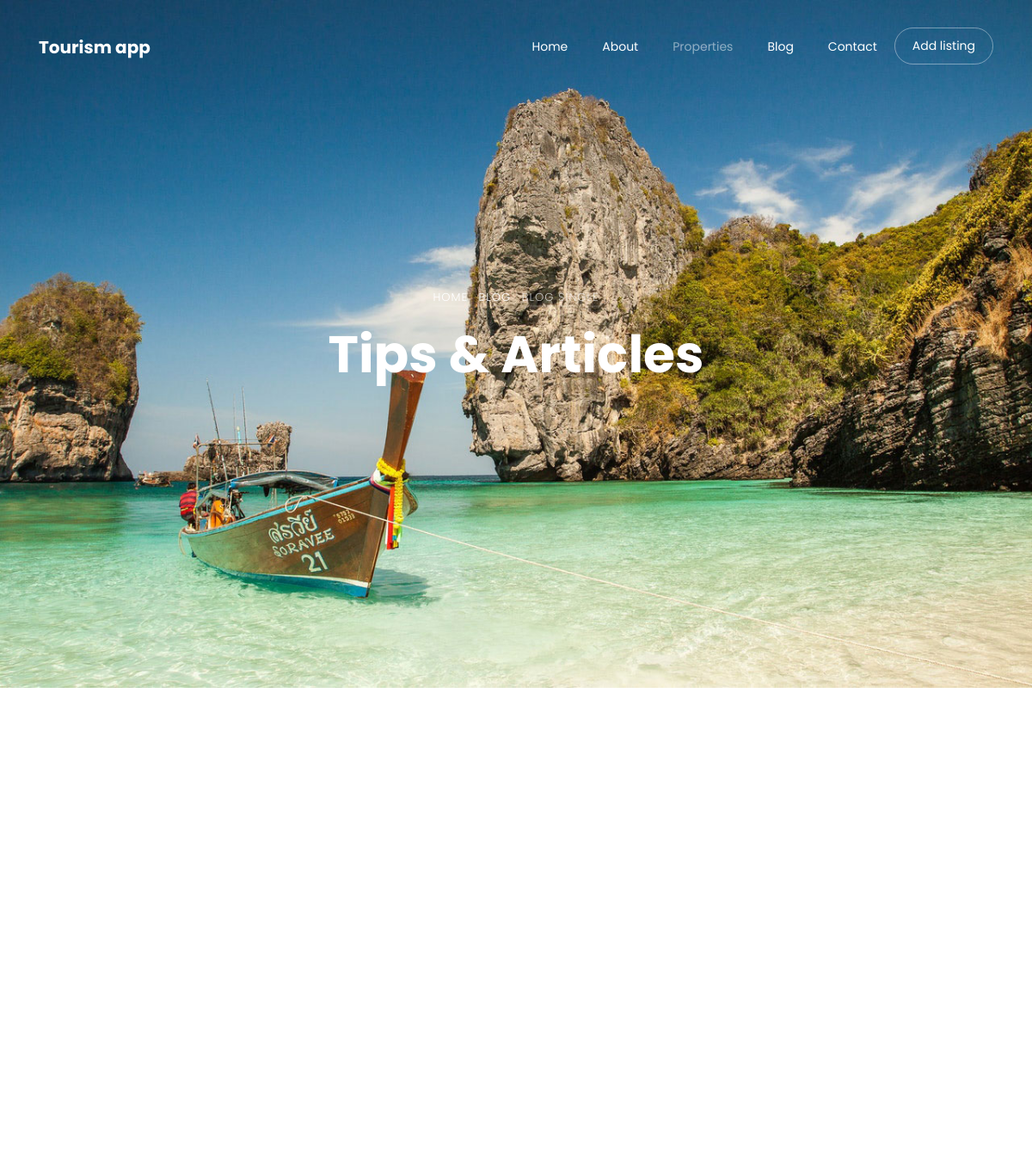
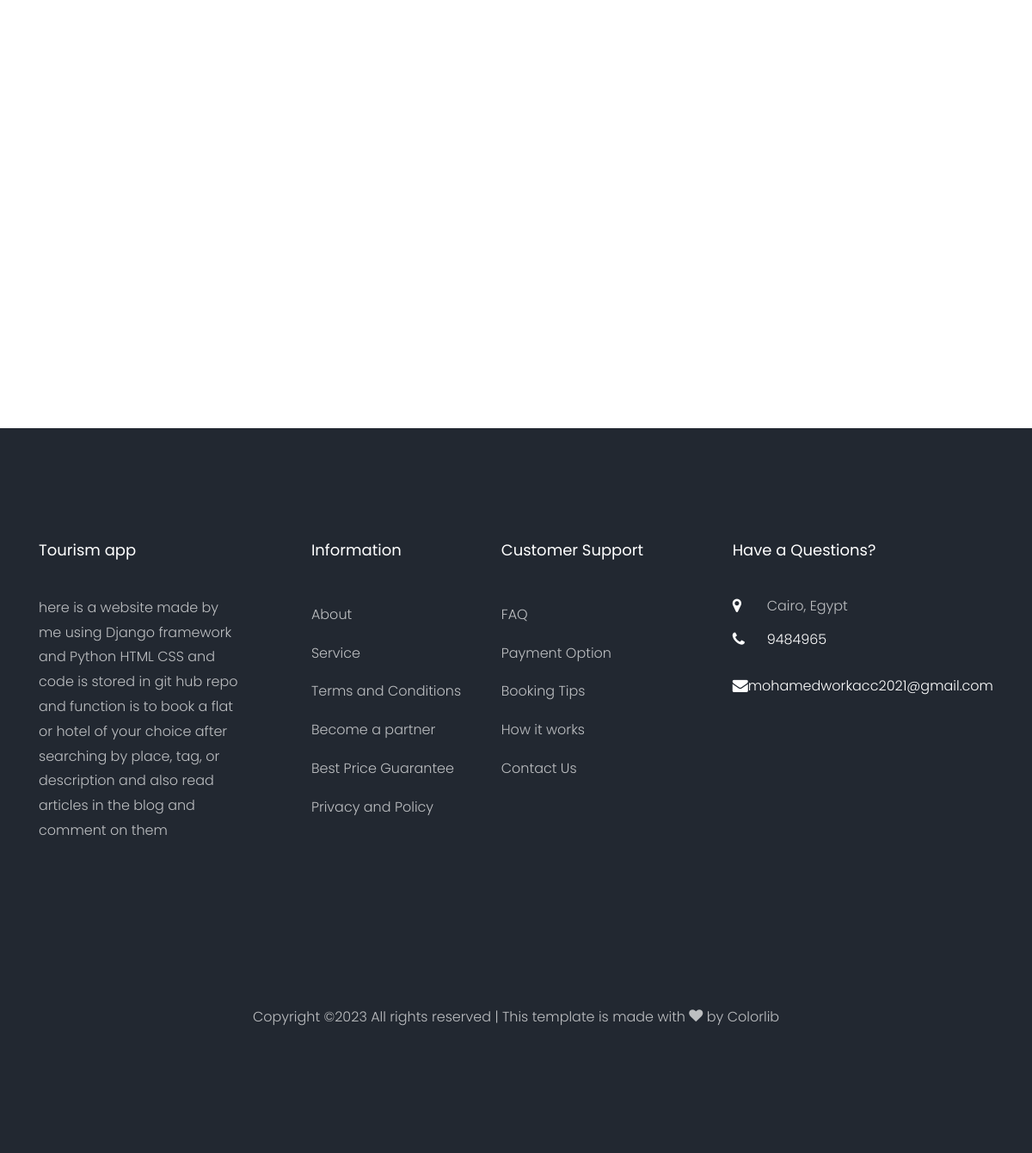
Screenshot of /blog/hotels-in-egypt with the database file from the repository (2 pictures, top to bottom).
### settings/models.py (models this page shows, shortened)
class Settings(models.Model):
    site_name = models.CharField(max_length=50)
    logo = models.ImageField(upload_to='settings/')
    phone_number = models.CharField (max_length=20)
    email = models.EmailField(max_length=254)
    description = models.TextField(max_length=300)
    fb_link = models.URLField(max_length=200)
    in_link = models.URLField(max_length=200)
    tw_link = models.URLField(max_length=200)
    address = models.CharField(max_length=200,default="Cairo, Egypt")

### blog/views.py (the view)
# urls.py: path('<slug:slug>', PostDetail.as_view(), name='post_detail'),
class PostDetail(DetailView):
    model = Post
    def get_context_data(self, **kwargs: Any):
        context = super().get_context_data(**kwargs)
        context["categories"] = Category.objects.all().annotate(post_count=Count('post_category'))
        context["tags"] = Tag.objects.all()
        context["recent_posts"] = Post.objects.all()[:3]
        return context

### blog/models.py (called while the page is built)
    def __str__(self):
       return self.title

    def get_absolute_url(self):
        return reverse("blog:post_detail", kwargs={"slug": self.slug})

    def __str__(self):
       return self.name

### blog/templates/blog/post_detail.html (shortened to what this page needs)
{% extends 'base.html' %}
{% load static %}
{% block body  %}
    <div class="hero-wrap js-fullheight" style="background-image: url({% static 'images/bg_4.jpg' %});">
      <div class="container">
        <div class="row no-gutters slider-text js-fullheight align-items-center justify-content-center" data-scrollax-parent="true">
          <div class="col-md-9 ftco-animate text-center" data-scrollax=" properties: { translateY: '70%' }">
            <p class="breadcrumbs" data-scrollax="properties: { translateY: '30%', opacity: 1.6 }"><span class="mr-2"><a href="index.html">Home</a></span> <span class="mr-2"><a href="blog.html">Blog</a></span> <span>Blog Single</span></p>
            <h1 class="mb-3 bread" data-scrollax="properties: { translateY: '30%', opacity: 1.6 }">Tips &amp; Articles</h1>
          </div>
        </div>
      </div>
    </div>
    <section class="ftco-section ftco-degree-bg">
      <div class="container">
        <div class="row">
      </div>
    </section>
{% endblock body %}

### templates/base.html (shortened to what this page needs)
{% load static %}
<!DOCTYPE html>
<html lang="en">
  <head>
    <link rel="stylesheet" href="{% static 'css/open-iconic-bootstrap.min.css' %}">
    <link rel="stylesheet" href="{% static 'css/animate.css' %}">
    <link rel="stylesheet" href="{% static 'css/owl.carousel.min.css' %}">
    <link rel="stylesheet" href="{% static 'css/owl.theme.default.min.css' %}">
    <link rel="stylesheet" href="{% static 'css/magnific-popup.css' %}">
    <link rel="stylesheet" href="{% static 'css/aos.css' %}">
    <link rel="stylesheet" href="{% static 'css/ionicons.min.css' %}">
    <link rel="stylesheet" href="{% static 'css/bootstrap-datepicker.css' %}">
    <link rel="stylesheet" href="{% static 'css/jquery.timepicker.css' %}">
    <link rel="stylesheet" href="{% static 'css/flaticon.css' %}">
    <link rel="stylesheet" href="{% static 'css/icomoon.css' %}">
    <link rel="stylesheet" href="{% static 'css/style.css' %}">
  </head>
  <body>
  <nav class="navbar navbar-expand-lg navbar-dark ftco_navbar bg-dark ftco-navbar-light" id="ftco-navbar">
    <div class="container">
      <a class="navbar-brand" href="/">{{myfooter.site_name}}</a>
      <div class="collapse navbar-collapse" id="ftco-nav">
        <ul class="navbar-nav ml-auto">
          <li class="nav-item"><a href="/" class="nav-link">Home</a></li>
          <li class="nav-item"><a href="{% url 'about:about'%}" class="nav-link">About</a></li>
          <li class="nav-item active"><a href="{% url 'property:property_list'%}" class="nav-link">Properties</a></li>
          <li class="nav-item"><a href="{% url 'blog:post_list'%}" class="nav-link">Blog</a></li>
          <li class="nav-item"><a href="{% url 'home:contact_us'%}" class="nav-link">Contact</a></li>
          <li class="nav-item cta"><a href="contact.html" class="nav-link"><span>Add listing</span></a></li>
        </ul>
      </div>
    </div>
  </nav>
    {% block body %}
    {% endblock body %}
    <footer class="ftco-footer ftco-bg-dark ftco-section">
      <div class="container">
        <div class="row mb-5">
          <div class="col-md">
            <div class="ftco-footer-widget mb-4">
              <h2 class="ftco-heading-2">{{myfooter.site_name}}</h2>
              <p>{{myfooter.description}}</p>
              <ul class="ftco-footer-social list-unstyled float-md-left float-lft mt-5">
              </ul>
            </div>
          </div>
          <div class="col-md">
            <div class="ftco-footer-widget mb-4 ml-md-5">
              <h2 class="ftco-heading-2">Information</h2>
              <ul class="list-unstyled">
                <li><a href="#" class="py-2 d-block">About</a></li>
                <li><a href="#" class="py-2 d-block">Service</a></li>
                <li><a href="#" class="py-2 d-block">Terms and Conditions</a></li>
                <li><a href="#" class="py-2 d-block">Become a partner</a></li>
                <li><a href="#" class="py-2 d-block">Best Price Guarantee</a></li>
                <li><a href="#" class="py-2 d-block">Privacy and Policy</a></li>
              </ul>
            </div>
          </div>
          <div class="col-md">
             <div class="ftco-footer-widget mb-4">
              <h2 class="ftco-heading-2">Customer Support</h2>
              <ul class="list-unstyled">
                <li><a href="#" class="py-2 d-block">FAQ</a></li>
                <li><a href="#" class="py-2 d-block">Payment Option</a></li>
                <li><a href="#" class="py-2 d-block">Booking Tips</a></li>
                <li><a href="#" class="py-2 d-block">How it works</a></li>
                <li><a href="#" class="py-2 d-block">Contact Us</a></li>
              </ul>
            </div>
          </div>
          <div class="col-md">
            <div class="ftco-footer-widget mb-4">
            	<h2 class="ftco-heading-2">Have a Questions?</h2>
            	<div class="block-23 mb-3">
	              <ul>
	                <li><span class="icon icon-map-marker"></span><span class="text">{{ myfooter.address }}</span></li>
	                <li><a href="#"><span class="icon icon-phone"></span><span class="text">{{myfooter.phone_number}}</span></a></li>
	                <li><a href="#"><span class="icon icon-envelope"></span><span class="text">{{myfooter.email}}</span></a></li>
	              </ul>
	            </div>
            </div>
          </div>
        </div>
        <div class="row">
          <div class="col-md-12 text-center">
            <p>
  Copyright &copy;<script>document.write(new Date().getFullYear());</script> All rights reserved | This template is made with <i class="icon-heart" aria-hidden="true"></i> by <a href="https://colorlib.com" target="_blank">Colorlib</a>
  </p>
          </div>
        </div>
      </div>
    </footer>
  </body>
</html>

### static/css/icomoon.css (style rules this page uses)
[class^="icon-"], [class*=" icon-"] { font-family: 'icomoon' !important; speak: none; font-style: normal; font-weight: normal; font-variant: normal; text-transform: none; line-height: 1; -webkit-font-smoothing: antialiased; -moz-osx-font-smoothing: grayscale; }
.icon-heart:before { content: "\f004"; }
.icon-map-marker:before { content: "\f041"; }
.icon-phone:before { content: "\f095"; }
.icon-envelope:before { content: "\f0e0"; }

### rows the page displays
Settings: site_name "Tourism app", description "here is a website made by me using Django framework and Python HTML CSS and code is stored in git hub repo and function is to book a flat or hotel of your choice after searching by place, tag, or description and also read articles in the blog and comment on them", address "Cairo, Egypt", phone_number "9484965", email "mohamedworkacc2021@gmail.com"
